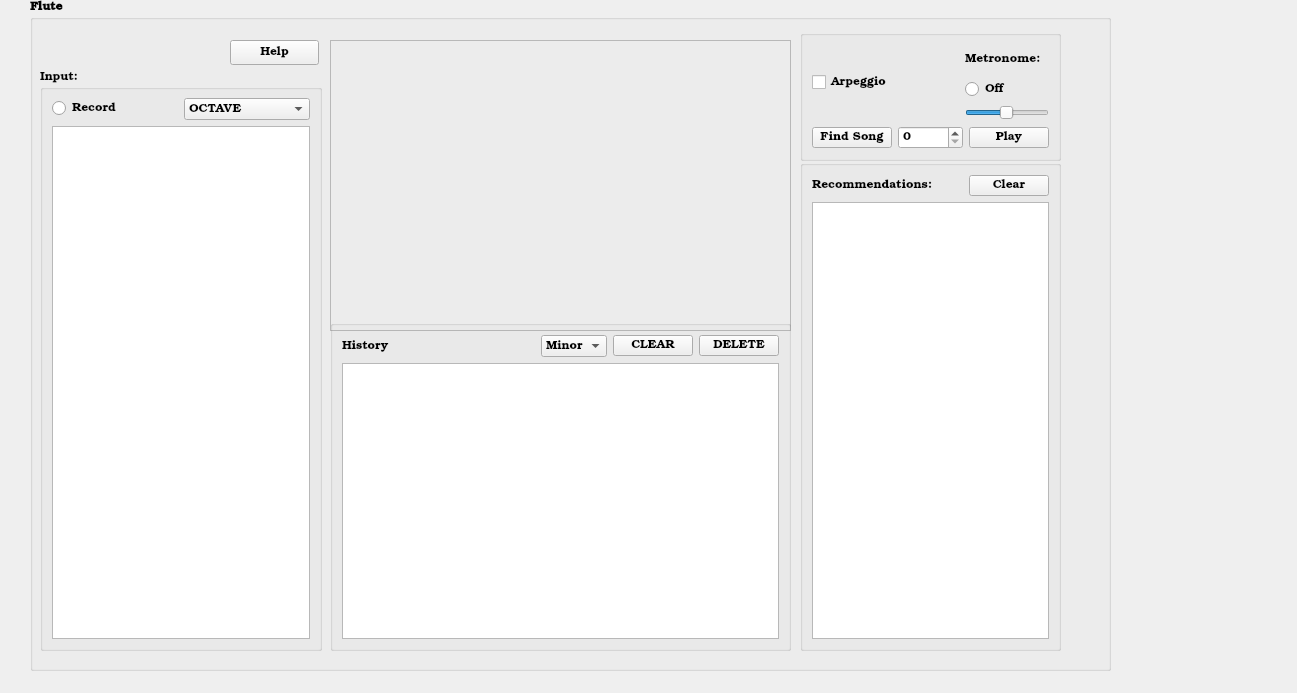
<?xml version="1.0" encoding="UTF-8"?>
<ui version="4.0">
 <class>Widget</class>
 <widget class="QWidget" name="Widget">
  <property name="geometry">
   <rect>
    <x>0</x>
    <y>0</y>
    <width>1297</width>
    <height>693</height>
   </rect>
  </property>
  <property name="windowTitle">
   <string>Widget</string>
  </property>
  <widget class="QGroupBox" name="fluteWidgetBox">
   <property name="geometry">
    <rect>
     <x>30</x>
     <y>0</y>
     <width>1081</width>
     <height>671</height>
    </rect>
   </property>
   <property name="font">
    <font>
     <family>URW Bookman</family>
     <weight>75</weight>
     <bold>true</bold>
    </font>
   </property>
   <property name="title">
    <string>Flute</string>
   </property>
   <widget class="QLabel" name="label">
    <property name="geometry">
     <rect>
      <x>310</x>
      <y>50</y>
      <width>441</width>
      <height>271</height>
     </rect>
    </property>
    <property name="font">
     <font>
      <family>Sans</family>
      <pointsize>9</pointsize>
      <weight>50</weight>
      <bold>false</bold>
     </font>
    </property>
    <property name="text">
     <string/>
    </property>
    <property name="pixmap">
     <pixmap resource="assets.qrc">:/flute/assets/flute.jpg</pixmap>
    </property>
    <property name="scaledContents">
     <bool>true</bool>
    </property>
   </widget>
   <widget class="QPushButton" name="pushButton_6">
    <property name="geometry">
     <rect>
      <x>200</x>
      <y>40</y>
      <width>89</width>
      <height>25</height>
     </rect>
    </property>
    <property name="font">
     <font>
      <family>Sans</family>
      <pointsize>9</pointsize>
      <weight>50</weight>
      <bold>false</bold>
     </font>
    </property>
    <property name="text">
     <string>Help</string>
    </property>
   </widget>
   <widget class="QGroupBox" name="inputBox">
    <property name="geometry">
     <rect>
      <x>10</x>
      <y>70</y>
      <width>282</width>
      <height>581</height>
     </rect>
    </property>
    <property name="font">
     <font>
      <family>Sans</family>
      <pointsize>9</pointsize>
      <weight>50</weight>
      <bold>false</bold>
     </font>
    </property>
    <property name="title">
     <string>Input:</string>
    </property>
    <layout class="QVBoxLayout" name="verticalLayout_2">
     <item>
      <layout class="QVBoxLayout" name="verticalLayout">
       <item>
        <layout class="QHBoxLayout" name="horizontalLayout">
         <item>
          <widget class="QRadioButton" name="radioButton">
           <property name="font">
            <font>
             <family>Sans</family>
             <pointsize>9</pointsize>
             <weight>50</weight>
             <bold>false</bold>
            </font>
           </property>
           <property name="text">
            <string>Record</string>
           </property>
          </widget>
         </item>
         <item>
          <widget class="QComboBox" name="comboBox">
           <property name="font">
            <font>
             <family>Sans</family>
             <pointsize>9</pointsize>
             <weight>50</weight>
             <bold>false</bold>
            </font>
           </property>
           <item>
            <property name="text">
             <string>OCTAVE</string>
            </property>
           </item>
           <item>
            <property name="text">
             <string>Octave 4</string>
            </property>
           </item>
           <item>
            <property name="text">
             <string>Octave 5</string>
            </property>
           </item>
           <item>
            <property name="text">
             <string>Octave 6</string>
            </property>
           </item>
           <item>
            <property name="text">
             <string>Octave 7</string>
            </property>
           </item>
          </widget>
         </item>
        </layout>
       </item>
       <item>
        <widget class="QListWidget" name="listWidget">
         <property name="font">
          <font>
           <family>Sans</family>
           <pointsize>9</pointsize>
           <weight>50</weight>
           <bold>false</bold>
          </font>
         </property>
        </widget>
       </item>
      </layout>
     </item>
    </layout>
   </widget>
   <widget class="QFrame" name="frame">
    <property name="geometry">
     <rect>
      <x>300</x>
      <y>40</y>
      <width>461</width>
      <height>291</height>
     </rect>
    </property>
    <property name="frameShape">
     <enum>QFrame::StyledPanel</enum>
    </property>
    <property name="frameShadow">
     <enum>QFrame::Raised</enum>
    </property>
   </widget>
   <widget class="QGroupBox" name="groupBox">
    <property name="geometry">
     <rect>
      <x>300</x>
      <y>320</y>
      <width>461</width>
      <height>331</height>
     </rect>
    </property>
    <property name="title">
     <string/>
    </property>
    <layout class="QVBoxLayout" name="verticalLayout_4">
     <item>
      <layout class="QVBoxLayout" name="verticalLayout_3">
       <item>
        <layout class="QHBoxLayout" name="horizontalLayout_3">
         <item>
          <widget class="QLabel" name="label_3">
           <property name="font">
            <font>
             <family>Sans</family>
             <pointsize>9</pointsize>
             <weight>50</weight>
             <bold>false</bold>
            </font>
           </property>
           <property name="text">
            <string>History</string>
           </property>
          </widget>
         </item>
         <item>
          <layout class="QHBoxLayout" name="horizontalLayout_2">
           <item>
            <spacer name="horizontalSpacer">
             <property name="orientation">
              <enum>Qt::Horizontal</enum>
             </property>
             <property name="sizeHint" stdset="0">
              <size>
               <width>40</width>
               <height>20</height>
              </size>
             </property>
            </spacer>
           </item>
           <item>
            <widget class="QComboBox" name="comboBox_2">
             <property name="font">
              <font>
               <family>Sans</family>
               <pointsize>9</pointsize>
               <weight>50</weight>
               <bold>false</bold>
              </font>
             </property>
             <item>
              <property name="text">
               <string>Minor</string>
              </property>
             </item>
             <item>
              <property name="text">
               <string>Major</string>
              </property>
             </item>
            </widget>
           </item>
           <item>
            <widget class="QPushButton" name="pushButton_2">
             <property name="font">
              <font>
               <family>Sans</family>
               <pointsize>9</pointsize>
               <weight>50</weight>
               <bold>false</bold>
              </font>
             </property>
             <property name="text">
              <string>CLEAR</string>
             </property>
            </widget>
           </item>
           <item>
            <widget class="QPushButton" name="pushButton">
             <property name="font">
              <font>
               <family>Sans</family>
               <pointsize>9</pointsize>
               <weight>50</weight>
               <bold>false</bold>
              </font>
             </property>
             <property name="text">
              <string>DELETE</string>
             </property>
            </widget>
           </item>
          </layout>
         </item>
        </layout>
       </item>
       <item>
        <widget class="QListWidget" name="listWidget_2">
         <property name="font">
          <font>
           <family>Sans</family>
           <pointsize>9</pointsize>
           <weight>50</weight>
           <bold>false</bold>
          </font>
         </property>
        </widget>
       </item>
      </layout>
     </item>
    </layout>
   </widget>
   <widget class="QGroupBox" name="groupBox_2">
    <property name="geometry">
     <rect>
      <x>770</x>
      <y>30</y>
      <width>261</width>
      <height>131</height>
     </rect>
    </property>
    <property name="title">
     <string/>
    </property>
    <layout class="QVBoxLayout" name="verticalLayout_7">
     <item>
      <layout class="QVBoxLayout" name="verticalLayout_6">
       <item>
        <layout class="QHBoxLayout" name="horizontalLayout_6">
         <item>
          <widget class="QCheckBox" name="checkBox">
           <property name="font">
            <font>
             <family>Sans</family>
             <pointsize>9</pointsize>
             <weight>50</weight>
             <bold>false</bold>
            </font>
           </property>
           <property name="text">
            <string>Arpeggio</string>
           </property>
          </widget>
         </item>
         <item>
          <spacer name="horizontalSpacer_3">
           <property name="orientation">
            <enum>Qt::Horizontal</enum>
           </property>
           <property name="sizeHint" stdset="0">
            <size>
             <width>40</width>
             <height>20</height>
            </size>
           </property>
          </spacer>
         </item>
         <item>
          <layout class="QVBoxLayout" name="verticalLayout_9">
           <item>
            <widget class="QLabel" name="label_5">
             <property name="font">
              <font>
               <family>Sans</family>
               <pointsize>9</pointsize>
               <weight>50</weight>
               <bold>false</bold>
              </font>
             </property>
             <property name="text">
              <string>Metronome:</string>
             </property>
            </widget>
           </item>
           <item>
            <widget class="QRadioButton" name="metronomeButton">
             <property name="font">
              <font>
               <family>Sans</family>
               <pointsize>9</pointsize>
               <weight>50</weight>
               <bold>false</bold>
              </font>
             </property>
             <property name="text">
              <string>Off</string>
             </property>
            </widget>
           </item>
           <item>
            <widget class="QSlider" name="bpmSlider">
             <property name="minimum">
              <number>1</number>
             </property>
             <property name="maximum">
              <number>120</number>
             </property>
             <property name="value">
              <number>60</number>
             </property>
             <property name="orientation">
              <enum>Qt::Horizontal</enum>
             </property>
            </widget>
           </item>
          </layout>
         </item>
        </layout>
       </item>
       <item>
        <layout class="QHBoxLayout" name="horizontalLayout_5">
         <item>
          <widget class="QPushButton" name="pushButton_4">
           <property name="font">
            <font>
             <family>Sans</family>
             <pointsize>9</pointsize>
             <weight>50</weight>
             <bold>false</bold>
            </font>
           </property>
           <property name="text">
            <string>Find Song</string>
           </property>
          </widget>
         </item>
         <item>
          <widget class="QSpinBox" name="spinBox">
           <property name="font">
            <font>
             <family>Sans</family>
             <pointsize>9</pointsize>
             <weight>50</weight>
             <bold>false</bold>
            </font>
           </property>
          </widget>
         </item>
         <item>
          <widget class="QPushButton" name="pushButton_5">
           <property name="font">
            <font>
             <family>Sans</family>
             <pointsize>9</pointsize>
             <weight>50</weight>
             <bold>false</bold>
            </font>
           </property>
           <property name="text">
            <string>Play</string>
           </property>
          </widget>
         </item>
        </layout>
       </item>
      </layout>
     </item>
    </layout>
   </widget>
   <widget class="QGroupBox" name="groupBox_3">
    <property name="geometry">
     <rect>
      <x>770</x>
      <y>160</y>
      <width>261</width>
      <height>491</height>
     </rect>
    </property>
    <property name="title">
     <string/>
    </property>
    <layout class="QVBoxLayout" name="verticalLayout_8">
     <item>
      <layout class="QVBoxLayout" name="verticalLayout_5">
       <item>
        <layout class="QHBoxLayout" name="horizontalLayout_4">
         <item>
          <widget class="QLabel" name="label_4">
           <property name="font">
            <font>
             <family>Sans</family>
             <pointsize>9</pointsize>
             <weight>50</weight>
             <bold>false</bold>
            </font>
           </property>
           <property name="text">
            <string>Recommendations:</string>
           </property>
          </widget>
         </item>
         <item>
          <spacer name="horizontalSpacer_2">
           <property name="orientation">
            <enum>Qt::Horizontal</enum>
           </property>
           <property name="sizeHint" stdset="0">
            <size>
             <width>40</width>
             <height>20</height>
            </size>
           </property>
          </spacer>
         </item>
         <item>
          <widget class="QPushButton" name="pushButton_3">
           <property name="font">
            <font>
             <family>Sans</family>
             <pointsize>9</pointsize>
             <weight>50</weight>
             <bold>false</bold>
            </font>
           </property>
           <property name="text">
            <string>Clear</string>
           </property>
          </widget>
         </item>
        </layout>
       </item>
       <item>
        <widget class="QListWidget" name="listWidget_3">
         <property name="font">
          <font>
           <family>Sans</family>
           <pointsize>9</pointsize>
           <weight>50</weight>
           <bold>false</bold>
          </font>
         </property>
        </widget>
       </item>
      </layout>
     </item>
    </layout>
   </widget>
   <zorder>frame</zorder>
   <zorder>groupBox_2</zorder>
   <zorder>inputBox</zorder>
   <zorder>label_4</zorder>
   <zorder>pushButton_2</zorder>
   <zorder>radioButton</zorder>
   <zorder>label</zorder>
   <zorder>listWidget</zorder>
   <zorder>pushButton</zorder>
   <zorder>pushButton_6</zorder>
   <zorder>comboBox_2</zorder>
   <zorder>label_3</zorder>
   <zorder>comboBox</zorder>
   <zorder>listWidget_2</zorder>
   <zorder>pushButton_3</zorder>
   <zorder>listWidget_3</zorder>
   <zorder>groupBox</zorder>
   <zorder>groupBox_3</zorder>
  </widget>
 </widget>
 <resources>
  <include location="assets.qrc"/>
 </resources>
 <connections/>
</ui>
